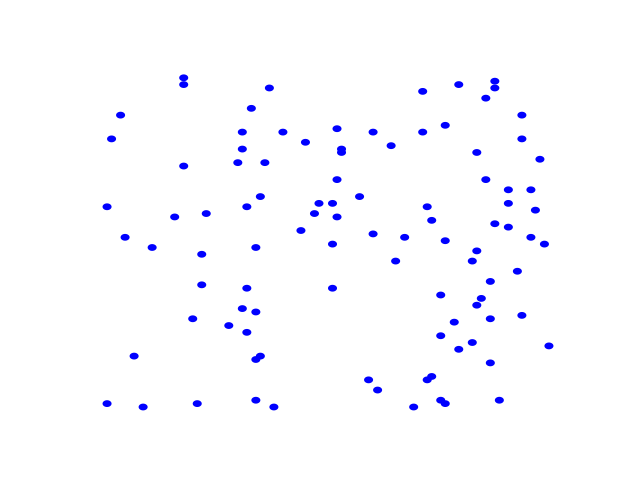

Recreate this plot in Python.
import numpy as np
import matplotlib.pyplot as plt
import matplotlib.animation as animation
import cv2


# Initialize grid
gridsize = 100
grid = np.zeros((gridsize, gridsize))

# define a class particle with position and heading both as 2d-vectors
class Particle:
    def __init__(self, x, y, heading):
        self.x = x
        self.y = y
        self.heading = heading

# create a list of randomly placed particles
particles = []
population = 100 
for i in range(population):
    particles.append(Particle(np.random.rand(), np.random.rand(), np.random.rand(2)))


# map positions from range 0-1 to gridsize
def map_to_grid(x, y):
    x = int(x * gridsize)
    y = int(y * gridsize)
    return x, y

# define circle primitive to display particles
def circle(x, y, r):
    t = np.linspace(0, 2*np.pi, 100)
    return x + r*np.cos(t), y + r*np.sin(t)

# fill pixels of a circle on the grid
def plot_circles(ax, x, y, r):
    for i in range(len(x)):
        t = np.linspace(0, 2*np.pi, 100)
        ax.fill(x[i] + r*np.cos(t), y[i] + r*np.sin(t), 'b')

def prep(grid, particles):
    last = np.zeros((gridsize, gridsize))
    for p in particles:
        # map particle position to grid
        p.x, p.y = map_to_grid(p.x, p.y)
        plot_circles(plt, [p.x], [p.y], 1)
        # turn plot into image
    plt.axis('off')
    plt.savefig('test.png')
    # read image
    img = cv2.imread('test.png', cv2.IMREAD_GRAYSCALE)
    plt.imshow(img, cmap='gray')
    plt.show()

prep(grid, particles)

